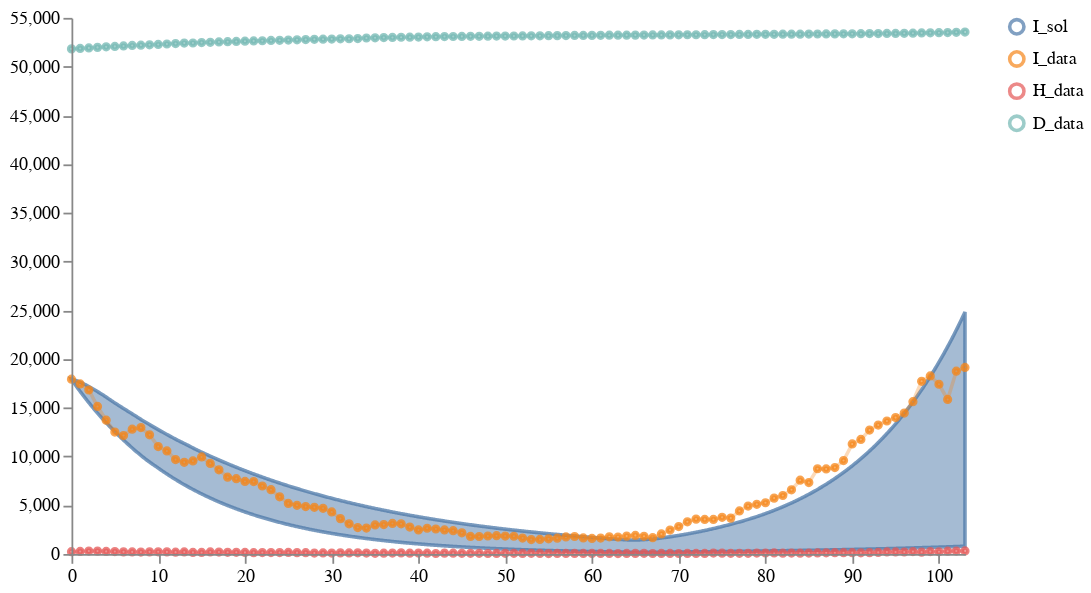

Notebook cell for this chart:
### Markdown cell above
### MODEL 1 - SEIRHD with NPI of Type 1

### Code cell
num_samples = 100
models = [model1]
data_location = DATA_PATH + "NYS_T2_forecast1.csv"
weights = [1]
solution_mappings = [{"I": "I", "E": "E", "H": "H", "D": "D"}]

# Run the calibration and sampling
result1A1 = load_and_calibrate_and_sample_ensemble_model(
    models,
    data_location,
    weights,
    solution_mappings,
    num_samples,
    timepoints1,
    verbose=True,
    total_population=19340000,
    num_iterations=N_ITERATIONS,
    time_unit="days",
    visual_options={"title": "Calibrated Ensemble", "keep":".*_sol"}
)

# Plot results
schema = plots.trajectories(pd.DataFrame(result1A1["data"]), keep="I.*_sol",
                            points=all_data1.reset_index(drop=True).rename(columns={"I":"I_data", "H":"H_data", "D":"D_data"}),
                           )
schema = plots.pad(schema, 5)
plots.save_schema(schema, FIGURE_PATH + "T2results1A1.json")
plots.ipy_display(schema)

### Figure 1 — Vega specification as saved in the notebook (floating-point values rounded to 4 significant figures; data arrays with more than 128 entries replaced by an {"elided": "..."} marker saying what was removed)
{"$schema": "https://vega.github.io/schema/vega/v5.json", "axes": [{"name": "x_axis", "orient": "bottom", "scale": "xscale", "zindex": 100}, {"name": "y_axis", "orient": "left", "scale": "yscale", "zindex": 100}], "data": [{"name": "distributions", "values": {"elided": "1031 records"}}, {"name": "traces", "transform": [{"expr": "isValid(datum.value)", "type": "filter"}], "values": []}, {"name": "points", "values": {"elided": "312 records"}}, {"name": "markers", "values": []}, {"name": "selected", "on": [{"remove": true, "trigger": "clear"}, {"remove": true, "trigger": "!shift"}, {"insert": "clicked", "trigger": "!shift && clicked"}, {"toggle": "clicked", "trigger": "shift && clicked"}]}], "height": 300, "legends": [{"encode": {"labels": {"interactive": true, "name": "legendLabel", "update": {"opacity": [{"test": "!length(data('selected')) || indata('selected', 'value', datum.value)", "value": 1}, {"value": 0.25}]}}, "symbols": {"interactive": true, "name": "legendSymbol", "update": {"fill": {"value": "transparent"}, "opacity": [{"test": "!length(data('selected')) || indata('selected', 'value', datum.value)", "value": 0.7}, {"value": 0.15}], "size": {"value": 64}, "strokeWidth": {"value": 2}}}}, "name": "color_legend", "stroke": "color"}], "marks": [{"from": {"facet": {"data": "points", "groupby": "trajectory", "name": "points_split"}}, "marks": [{"encode": {"hover": {"fillOpacity": {"value": 0.9}}, "update": {"fill": {"field": "trajectory", "scale": "color"}, "fillOpacity": [{"test": "!length(data('selected')) || indata('selected', 'value', datum.trajectory)", "value": 0.5}, {"value": 0.15}], "size": {"value": 10}, "stroke": {"field": "trajectory", "scale": "color"}, "strokeOpacity": [{"test": "!length(data('selected')) || indata('selected', 'value', datum.trajectory)", "value": 0.75}, {"value": 0.15}], "strokeWidth": {"value": 2}, "tooltip": {"field": "value"}, "x": {"field": "timepoint", "scale": "xscale"}, "y": {"field": "value", "scale": "yscale"}}}, "from": {"data": "points_split"}, "name": "_points_symbol", "type": "symbol", "zindex": 3}, {"encode": {"hover": {"fillOpacity": {"value": 0.9}}, "update": {"interpolate": {"value": "linear"}, "stroke": {"field": "trajectory", "scale": "color"}, "strokeOpacity": [{"test": "!length(data('selected')) || indata('selected', 'value', datum.trajectory)", "value": 0.3}, {"value": 0.1}], "strokeWidth": {"value": 2}, "x": {"field": "timepoint", "scale": "xscale"}, "y": {"field": "value", "scale": "yscale"}}}, "from": {"data": "points_split"}, "name": "_points_line", "type": "line", "zindex": 3}], "name": "_points", "type": "group", "zindex": 3}, {"from": {"facet": {"data": "traces", "groupby": "trajectory", "name": "traces_split"}}, "marks": [{"encode": {"hover": {"fillOpacity": {"value": 0.9}}, "update": {"interpolate": {"value": "linear"}, "stroke": {"field": "trajectory", "scale": "color"}, "strokeOpacity": [{"test": "!length(data('selected')) || indata('selected', 'value', datum.trajectory)", "value": 0.75}, {"value": 0.15}], "strokeWidth": {"value": 2}, "x": {"field": "timepoint", "scale": "xscale"}, "y": {"field": "value", "scale": "yscale"}}}, "from": {"data": "traces_split"}, "name": "_traces_lines", "type": "line"}], "name": "_traces", "type": "group", "zindex": 2}, {"from": {"facet": {"data": "distributions", "groupby": "trajectory", "name": "trajectory_split"}}, "marks": [{"encode": {"hover": {"fillOpacity": {"value": 0.9}}, "update": {"fill": {"field": "trajectory", "scale": "color"}, "fillOpacity": [{"test": "!length(data('selected')) || indata('selected', 'value', datum.trajectory)", "value": 0.5}, {"value": 0.15}], "interpolate": {"value": "linear"}, "stroke": {"field": "trajectory", "scale": "color"}, "strokeOpacity": [{"test": "!length(data('selected')) || indata('selected', 'value', datum.trajectory)", "value": 0.75}, {"value": 0.15}], "strokeWidth": {"value": 2}, "x": {"field": "timepoint", "scale": "xscale"}, "y": {"field": "upper", "scale": "yscale"}, "y2": {"field": "lower", "scale": "yscale"}}}, "from": {"data": "trajectory_split"}, "type": "area"}], "name": "_distributions", "type": "group", "zindex": 1}, {"marks": [{"encode": {"enter": {"stroke": {"value": "lightgray"}}, "update": {"opacity": {"value": 1}, "x": {"field": "timepoint", "scale": "xscale"}, "y": {"signal": "height"}, "y2": {"value": 0}}}, "from": {"data": "markers"}, "name": "_marker text", "type": "rule"}, {"encode": {"enter": {"fontSize": {"value": 8}, "text": {"field": "datum.label"}, "y": {"value": 0}}}, "from": {"data": "_marker text"}, "name": "_marker flags", "transform": [{"as": ["x", "_y", "opacity", "align", "baseline"], "lineAnchor": "start", "offset": [1], "size": {"signal": "[width, height]"}, "type": "label"}], "type": "text"}], "name": "_markers", "type": "group"}], "padding": 5, "scales": [{"domain": {"fields": [{"data": "distributions", "field": "timepoint"}, {"data": "traces", "field": "timepoint"}, {"data": "points", "field": "timepoint"}, {"data": "markers", "field": "timepoint"}]}, "name": "xscale", "range": "width", "type": "linear", "zero": false}, {"domain": {"fields": [{"data": "distributions", "field": "lower"}, {"data": "distributions", "field": "upper"}, {"data": "traces", "field": "value"}, {"data": "points", "field": "value"}]}, "name": "yscale", "nice": true, "range": "height", "type": "linear", "zero": true}, {"domain": {"fields": [{"data": "distributions", "field": "trajectory"}, {"data": "traces", "field": "trajectory"}, {"data": "points", "field": "trajectory"}]}, "name": "color", "range": "category", "type": "ordinal"}], "signals": [{"name": "clear", "on": [{"events": "mouseup[!event.item]", "force": true, "update": "true"}], "value": true}, {"name": "shift", "on": [{"events": "@legendSymbol:click, @legendLabel:click", "force": true, "update": "event.shiftKey"}], "value": false}, {"name": "clicked", "on": [{"events": "@legendSymbol:click, @legendLabel:click", "force": true, "update": "{value: datum.value}"}], "value": null}], "width": 500}
